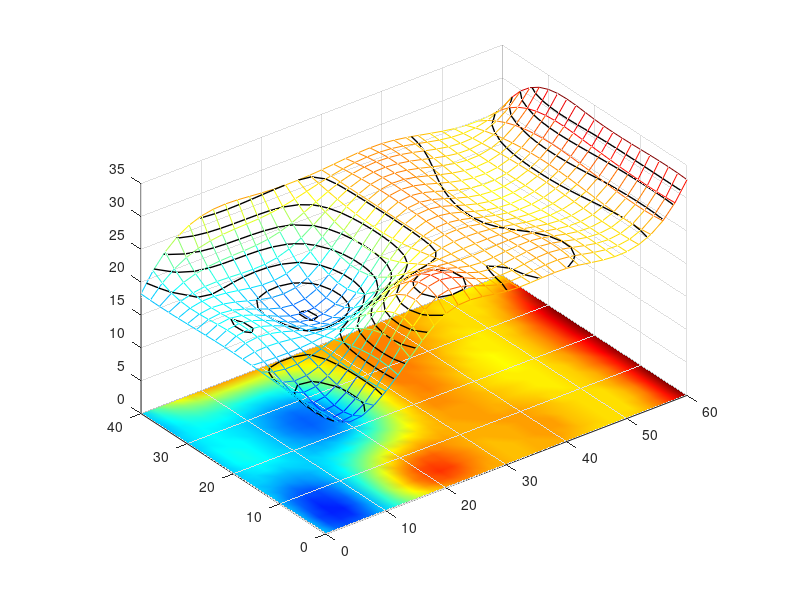
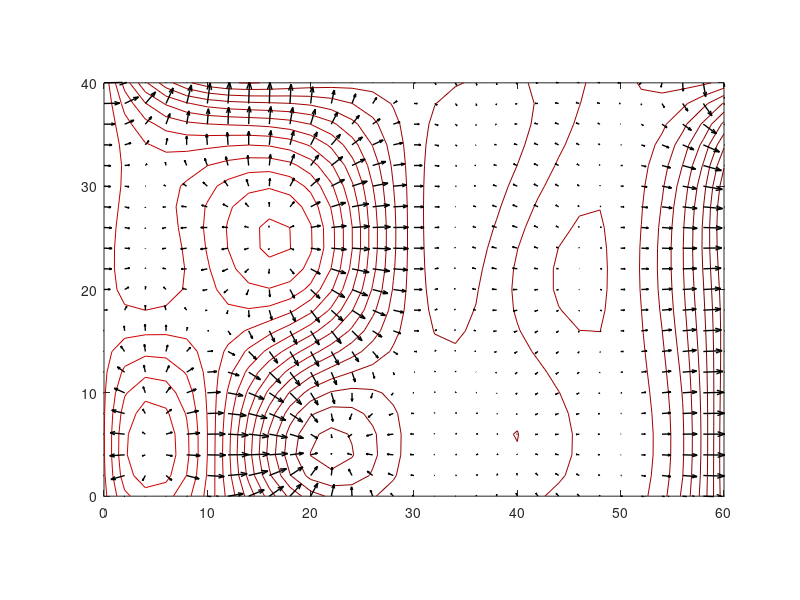

Reproduce these figures in MATLAB, in order.
f1=figure(1); clf reset
set(f1,'units','normalized','position',[0.0098 0.3529 0.5469 0.5469])
load data3d1
h=surf(x(:,:,30),y(:,:,30),130*ones(21,31)-130,v(:,:,30)*30-125);
%set(h,'edgecolor','none')
shading interp
hold on
h=mesh(x(:,:,30),y(:,:,30),v(:,:,30)*30-125);
set(h,'facecolor','none')
[c,h]=contour3(x(:,:,30),y(:,:,30),v(:,:,30)*30-125,10,'k');
set(h,'linewidth',1)
axis equal
map=jet(64);
colormap(map(10:end,:))

f2=figure(2); clf reset
set(f2,'units','normalized','position',[0.4385 0.0182 0.5469 0.5469])
[px,py]=gradient(v(:,:,30));
contour(x(:,:,30),y(:,:,30),v(:,:,30),20)
hold on
h=quiver(x(:,:,30),y(:,:,30),px,py);
set(h,'color','k','linewidth',1)
axis equal
axis([0 60 0 40])
map=jet(64);
colormap(map(10:end,:))